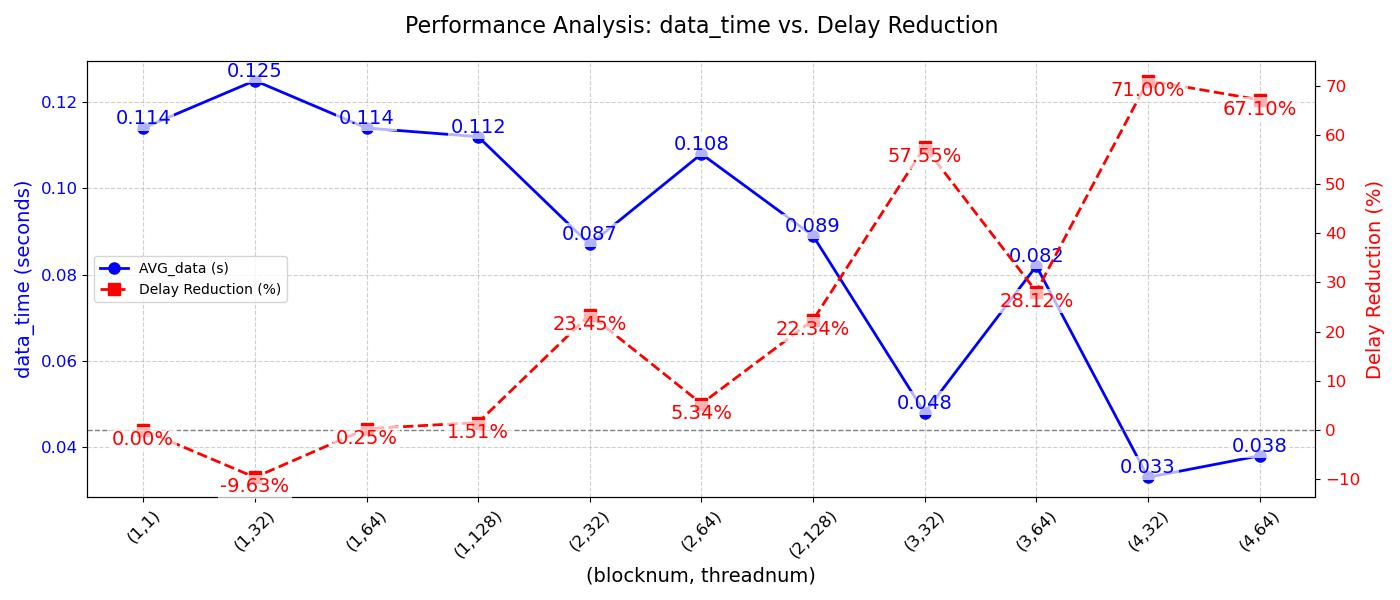

Generate this figure with Python:
import matplotlib.pyplot as plt
import numpy as np

# 数据准备
# blocknum = [1, 1, 1, 1, 1, 2, 2, 2, 3, 3, 4, 4]
# threadnum = [1, 32, 64, 128, 256, 32, 64, 128, 32, 64, 32, 64]
# avg_data = [0.114, 0.125, 0.114, 0.112, 0.216, 0.087, 0.108, 0.089, 0.048, 0.082, 0.033, 0.038]
# delay_reduction = [0, -9.63, 0.25, 1.51, -89.73, 23.45, 5.34, 22.34, 57.55, 28.12, 71.00, 67.10]
blocknum = [1, 1, 1, 1,  2, 2, 2, 3, 3, 4, 4]
threadnum = [1, 32, 64, 128,  32, 64, 128, 32, 64, 32, 64]
avg_data = [0.114, 0.125, 0.114, 0.112,  0.087, 0.108, 0.089, 0.048, 0.082, 0.033, 0.038]
delay_reduction = [0, -9.63, 0.25, 1.51,  23.45, 5.34, 22.34, 57.55, 28.12, 71.00, 67.10]
# 创建图表和双纵轴
fig, ax1 = plt.subplots(figsize=(14, 6))
ax2 = ax1.twinx()

# 绘制AVG_data折线（左轴）
x_labels = [f"({b},{t})" for b, t in zip(blocknum, threadnum)]
x = np.arange(len(x_labels))
ax1.plot(x, avg_data, 'b-o', label='AVG_data (s)', linewidth=2, markersize=8)
ax1.set_xlabel('(blocknum, threadnum)', fontsize=14)
ax1.set_ylabel('data_time (seconds)', color='b', fontsize=14)
ax1.tick_params(axis='both', which='major', labelsize=12)
ax1.tick_params(axis='both', which='minor', labelsize=10)
ax1.tick_params(axis='y', labelcolor='b')
ax1.set_xticks(x)
ax1.set_xticklabels(x_labels, rotation=45)

# 绘制延时降低比例折线（右轴）
ax2.plot(x, delay_reduction, 'r--s', label='Delay Reduction (%)', linewidth=2, markersize=8)
ax2.set_ylabel('Delay Reduction (%)', color='r', fontsize=14)
ax2.tick_params(axis='both', which='major', labelsize=12)
ax2.tick_params(axis='both', which='minor', labelsize=10)
ax2.tick_params(axis='y', labelcolor='r')
ax2.axhline(0, color='gray', linestyle='--', linewidth=1)  # 基准线

# 添加数据标签
for i, (avg, red) in enumerate(zip(avg_data, delay_reduction)):
    ax1.text(x[i], avg, f'{avg:.3f}', ha='center', va='bottom', color='b',fontsize=14, bbox=dict(facecolor='white', alpha=0.7, edgecolor='none', pad=2))
    ax2.text(x[i], red, f'{red:.2f}%', ha='center', va='top', color='r',fontsize=14, bbox=dict(facecolor='white', alpha=0.7, edgecolor='none', pad=2))

# 图表装饰
plt.title('Performance Analysis: data_time vs. Delay Reduction', fontsize=16, pad=20)
ax1.grid(True, linestyle='--', alpha=0.6)
lines1, labels1 = ax1.get_legend_handles_labels()
lines2, labels2 = ax2.get_legend_handles_labels()
# ax1.legend(lines1 + lines2, labels1 + labels2, loc='upper left')
ax1.legend(lines1 + lines2, labels1 + labels2, loc='center left')


plt.tight_layout()
plt.show()
plt.savefig("test2.jpg")
